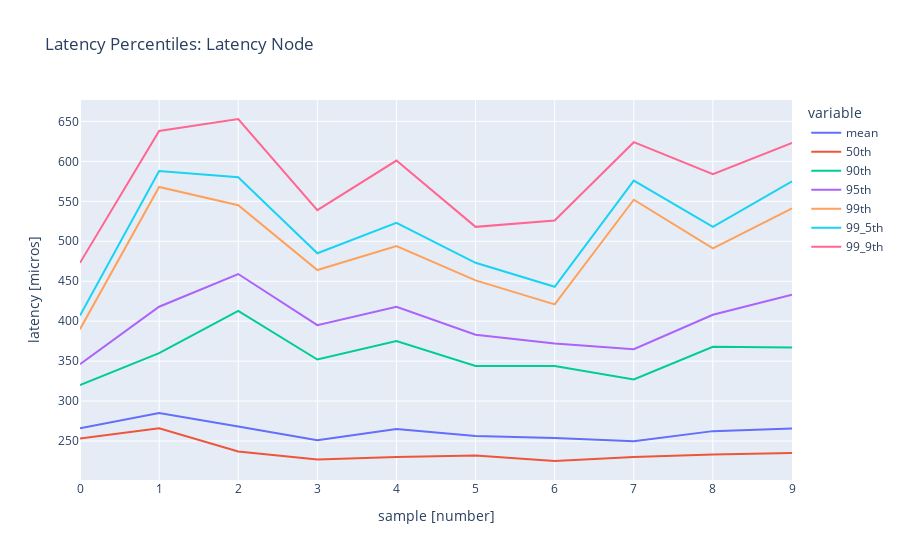

Notebook source saved alongside this figure:
### Code cell
fig_line = px.line(df_result,
                   title="Latency Percentiles: Latency Node to Broker Node",
                   labels={"value":"latency [micros]", "index":"sample [number]"})
fig_line.show()

### Figure 1 — Plotly figure (JSON) as saved in the notebook; plotly's stock layout.template omitted (floating-point values rounded to 4 significant figures)
{"data": [{"hovertemplate": "variable=mean<br>sample [number]=%{x}<br>latency [micros]=%{y}<extra></extra>", "legendgroup": "mean", "line": {"color": "#636efa", "dash": "solid"}, "mode": "lines", "name": "mean", "orientation": "v", "showlegend": true, "type": "scatter", "x": [0, 1, 2, 3, 4, 5, 6, 7, 8, 9], "xaxis": "x", "y": [265.9, 285.1, 268.2, 250.9, 265.0, 256.1, 253.9, 249.7, 262.4, 265.6], "yaxis": "y"}, {"hovertemplate": "variable=50th<br>sample [number]=%{x}<br>latency [micros]=%{y}<extra></extra>", "legendgroup": "50th", "line": {"color": "#EF553B", "dash": "solid"}, "mode": "lines", "name": "50th", "orientation": "v", "showlegend": true, "type": "scatter", "x": [0, 1, 2, 3, 4, 5, 6, 7, 8, 9], "xaxis": "x", "y": [253, 266, 237, 227, 230, 232, 225, 230, 233, 235], "yaxis": "y"}, {"hovertemplate": "variable=90th<br>sample [number]=%{x}<br>latency [micros]=%{y}<extra></extra>", "legendgroup": "90th", "line": {"color": "#00cc96", "dash": "solid"}, "mode": "lines", "name": "90th", "orientation": "v", "showlegend": true, "type": "scatter", "x": [0, 1, 2, 3, 4, 5, 6, 7, 8, 9], "xaxis": "x", "y": [320, 360, 413, 352, 375, 344, 344, 327, 368, 367], "yaxis": "y"}, {"hovertemplate": "variable=95th<br>sample [number]=%{x}<br>latency [micros]=%{y}<extra></extra>", "legendgroup": "95th", "line": {"color": "#ab63fa", "dash": "solid"}, "mode": "lines", "name": "95th", "orientation": "v", "showlegend": true, "type": "scatter", "x": [0, 1, 2, 3, 4, 5, 6, 7, 8, 9], "xaxis": "x", "y": [346, 418.0, 459, 395, 418, 383, 372, 365, 408, 433], "yaxis": "y"}, {"hovertemplate": "variable=99th<br>sample [number]=%{x}<br>latency [micros]=%{y}<extra></extra>", "legendgroup": "99th", "line": {"color": "#FFA15A", "dash": "solid"}, "mode": "lines", "name": "99th", "orientation": "v", "showlegend": true, "type": "scatter", "x": [0, 1, 2, 3, 4, 5, 6, 7, 8, 9], "xaxis": "x", "y": [390, 568, 545.0, 464, 494, 451, 421, 552, 491, 541], "yaxis": "y"}, {"hovertemplate": "variable=99_5th<br>sample [number]=%{x}<br>latency [micros]=%{y}<extra></extra>", "legendgroup": "99_5th", "line": {"color": "#19d3f3", "dash": "solid"}, "mode": "lines", "name": "99_5th", "orientation": "v", "showlegend": true, "type": "scatter", "x": [0, 1, 2, 3, 4, 5, 6, 7, 8, 9], "xaxis": "x", "y": [407, 588.0, 580, 485, 523, 473, 443.0, 576, 518, 575], "yaxis": "y"}, {"hovertemplate": "variable=99_9th<br>sample [number]=%{x}<br>latency [micros]=%{y}<extra></extra>", "legendgroup": "99_9th", "line": {"color": "#FF6692", "dash": "solid"}, "mode": "lines", "name": "99_9th", "orientation": "v", "showlegend": true, "type": "scatter", "x": [0, 1, 2, 3, 4, 5, 6, 7, 8, 9], "xaxis": "x", "y": [473.0, 638.0, 653.0, 539.0, 601, 518.0, 526, 624, 584.0, 623], "yaxis": "y"}], "layout": {"legend": {"title": {"text": "variable"}, "tracegroupgap": 0}, "title": {"text": "Latency Percentiles: Latency Node"}, "xaxis": {"anchor": "y", "domain": [0, 1], "title": {"text": "sample [number]"}}, "yaxis": {"anchor": "x", "domain": [0, 1], "title": {"text": "latency [micros]"}}}}
